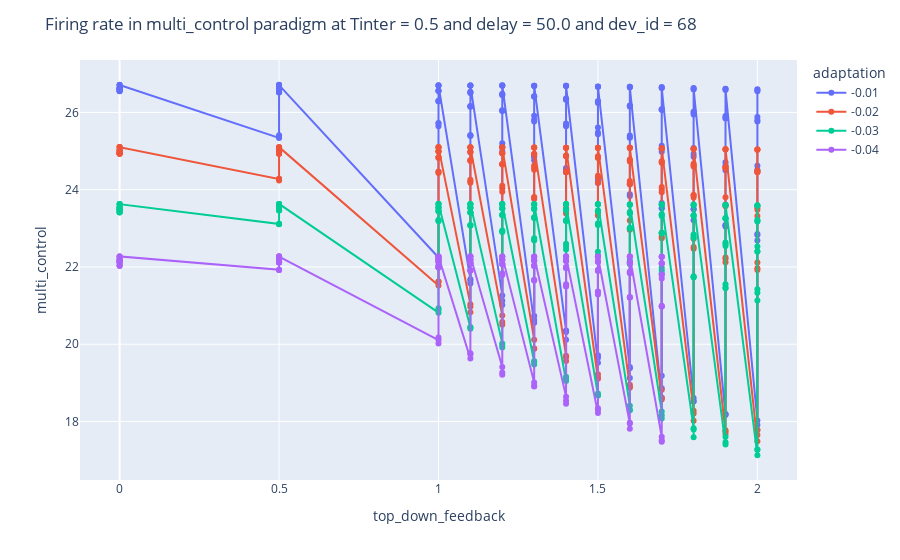

The cell this chart's notebook holds for it:
### Code cell
df_temp = df.query(' delay == 50.0 & dev_id > 40')
df_temp = df_temp[['adaptation','top_down_feedback','multi_control','proba_dev','proba_control', 'dev_id','Tinter']].copy()

fig = px.line(df_temp, x = 'top_down_feedback', y = 'multi_control', color = 'adaptation', markers = True)
fig.update_layout(title = 'Firing rate in multi_control paradigm at Tinter = 0.5 and delay = 50.0 and dev_id = 68')
fig.show()

### Figure 1 — Plotly figure (JSON) as saved in the notebook; plotly's stock layout.template omitted (floating-point values rounded to 4 significant figures; data arrays with more than 128 entries replaced by an {"elided": "..."} marker saying what was removed)
{"data": [{"hovertemplate": "adaptation=-0.01<br>top_down_feedback=%{x}<br>multi_control=%{y}<extra></extra>", "legendgroup": "-0.01", "line": {"color": "#636efa", "dash": "solid"}, "marker": {"symbol": "circle"}, "mode": "markers+lines", "name": "-0.01", "orientation": "v", "showlegend": true, "type": "scatter", "x": {"elided": "195 float values"}, "xaxis": "x", "y": {"elided": "195 float values"}, "yaxis": "y"}, {"hovertemplate": "adaptation=-0.02<br>top_down_feedback=%{x}<br>multi_control=%{y}<extra></extra>", "legendgroup": "-0.02", "line": {"color": "#EF553B", "dash": "solid"}, "marker": {"symbol": "circle"}, "mode": "markers+lines", "name": "-0.02", "orientation": "v", "showlegend": true, "type": "scatter", "x": {"elided": "195 float values"}, "xaxis": "x", "y": {"elided": "195 float values"}, "yaxis": "y"}, {"hovertemplate": "adaptation=-0.03<br>top_down_feedback=%{x}<br>multi_control=%{y}<extra></extra>", "legendgroup": "-0.03", "line": {"color": "#00cc96", "dash": "solid"}, "marker": {"symbol": "circle"}, "mode": "markers+lines", "name": "-0.03", "orientation": "v", "showlegend": true, "type": "scatter", "x": {"elided": "195 float values"}, "xaxis": "x", "y": {"elided": "195 float values"}, "yaxis": "y"}, {"hovertemplate": "adaptation=-0.04<br>top_down_feedback=%{x}<br>multi_control=%{y}<extra></extra>", "legendgroup": "-0.04", "line": {"color": "#ab63fa", "dash": "solid"}, "marker": {"symbol": "circle"}, "mode": "markers+lines", "name": "-0.04", "orientation": "v", "showlegend": true, "type": "scatter", "x": {"elided": "150 float values"}, "xaxis": "x", "y": {"elided": "150 float values"}, "yaxis": "y"}], "layout": {"legend": {"title": {"text": "adaptation"}, "tracegroupgap": 0}, "margin": {"t": 60}, "title": {"text": "Firing rate in multi_control paradigm at Tinter = 0.5 and delay = 50.0 and dev_id = 68"}, "xaxis": {"anchor": "y", "domain": [0, 1], "title": {"text": "top_down_feedback"}}, "yaxis": {"anchor": "x", "domain": [0, 1], "title": {"text": "multi_control"}}}}
